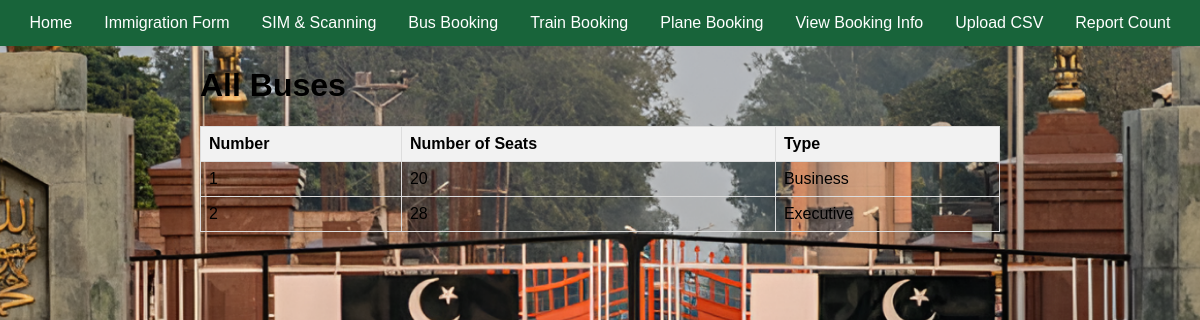
Screenshot of /view-buses/ with the database file from the repository.
### database.py (models this page shows)
class Transport(Base):
    __tablename__ = "transport"
    id = Column(Integer, primary_key=True, index=True)
    departure_time = Column(Time, nullable=True)
    type = Column(String, nullable=False)
    transport_type = Column(String, nullable=False)
    __mapper_args__ = {
        'polymorphic_on': transport_type,
        'polymorphic_identity': 'transport'
    }

class Bus(Transport):
    __tablename__ = "bus"
    bus_id = Column(Integer, ForeignKey('transport.id'), primary_key=True)
    bus_number = Column(Integer, nullable=False)
    no_of_seats = Column(Integer, nullable=False)
    type = Column(String, index=True, nullable=True)
    __mapper_args__ = {
        'polymorphic_identity': 'bus',
    }

### main.py (the view)
@app.get("/view-buses/")
def view_buses(request: Request, db: Session = Depends(get_db)):
    buses = db.query(Bus).all()
    return templates.TemplateResponse("view_buses.html", {"request": request, "buses": buses})

### templates/view_buses.html
{% extends "base.html" %}
{% block content %}
<h1>All Buses</h1>
<table>
    <tr>
        <th>Number</th>
        <th>Number of Seats</th>
        <th>Type</th>
    </tr>
    {% for bus in buses %}
    <tr>
        <td>{{ bus.bus_number }}</td>
        <td>{{ bus.no_of_seats }}</td>
        <td>{{ bus.type }}</td>
    </tr>
    {% endfor %}
</table>
{% endblock %}

### static/styles.css (style rules this page uses)
body { margin: 0; padding: 0; font-family: 'Poppins', sans-serif; background: url('Login Page bg.png') no-repeat center center fixed; background-size: cover; }
table { width: 100%; border-collapse: collapse; margin-bottom: 20px; }
table, th, td { border: 1px solid #ddd; }
th, td { padding: 8px; text-align: left; }
th { background-color: #f2f2f2; }

### rows the page displays
Bus: bus_number "1", no_of_seats "20", type "Business"
Bus: bus_number "2", no_of_seats "28", type "Executive"
